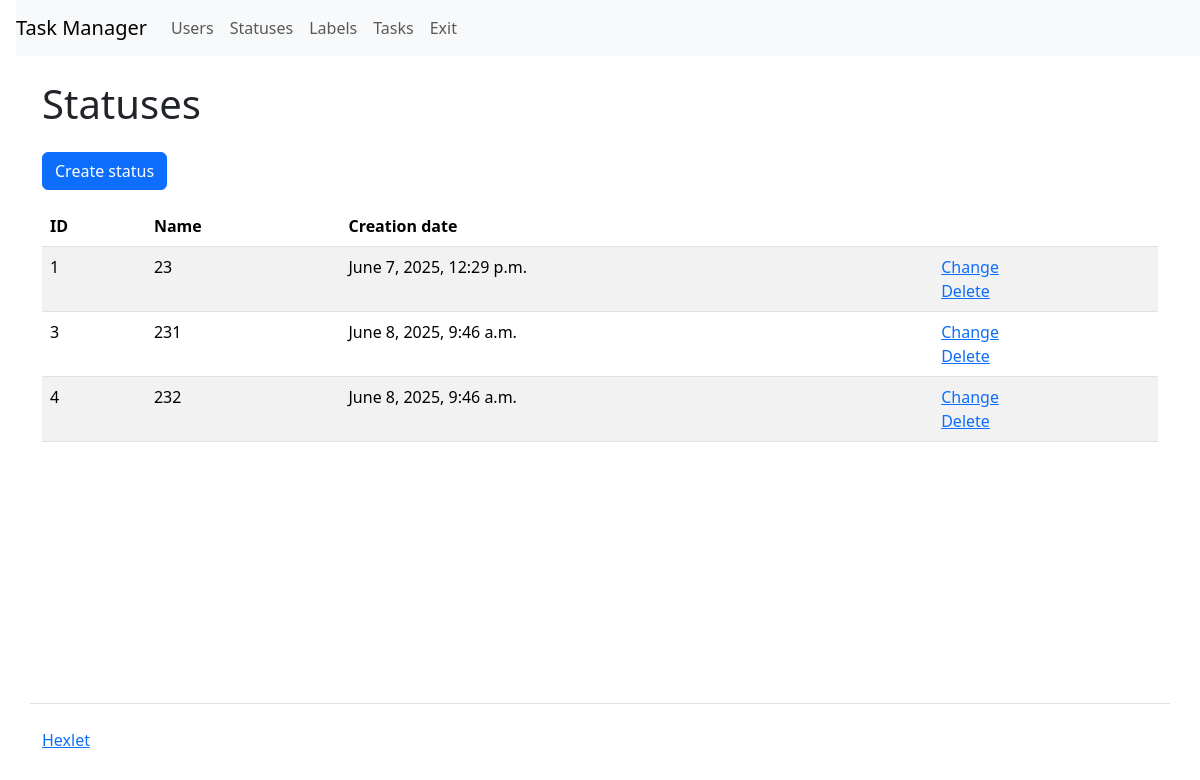
/statuses/ (signed in), run on an earlier commit of the app's database.
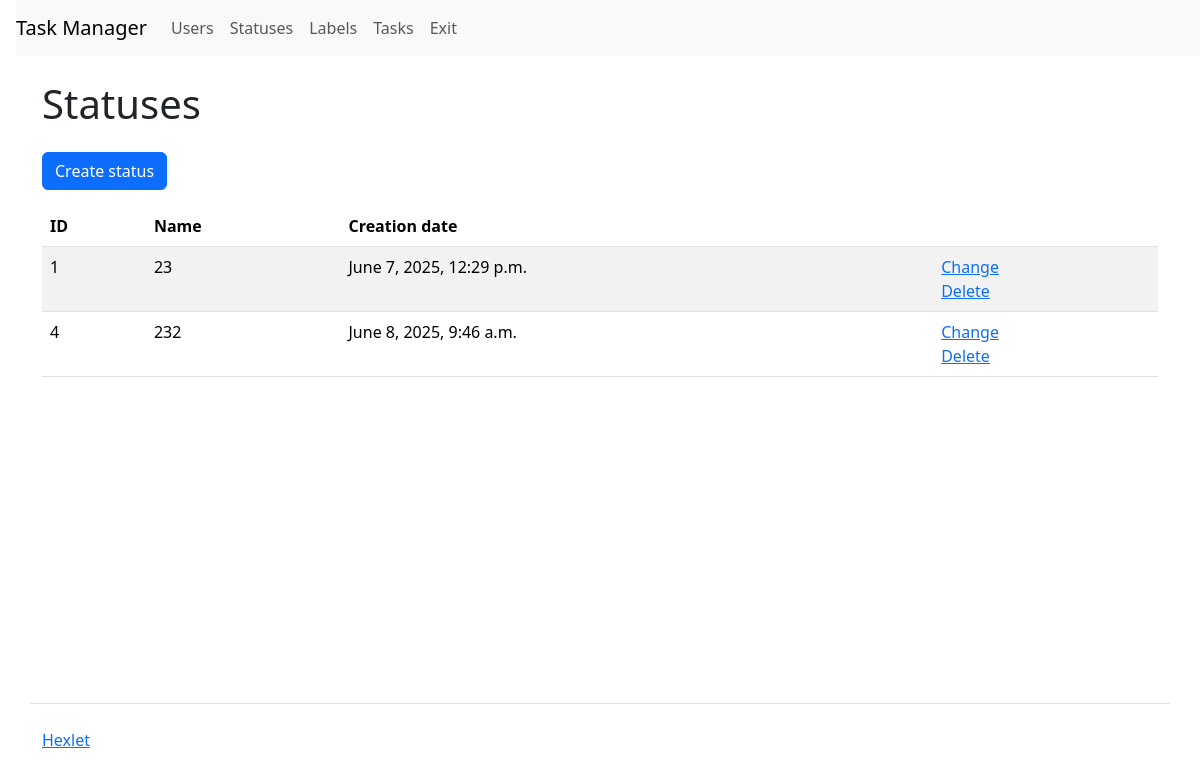
And on a later commit of the database.
### task_manager/statuses/models.py (models this page shows, shortened)
class Statuses(models.Model):
    name = models.TextField(max_length=150, verbose_name=_('Name'))
    created_at = models.DateTimeField(
        auto_now_add=True, verbose_name=_('Creation date')
        )

### task_manager/statuses/views.py (the view, shortened to what this page needs)
# urls.py: path('', views.IndexView.as_view(), name='index'),
class IndexView(LoginRequiredMixin, View):
    def dispatch(self, request, *args, **kwargs):
        return super(
            LoginRequiredMixin, self).dispatch(request, *args, **kwargs)
    def get(self, request, *args, **kwargs):
        statuses = Statuses.objects.all()
        return render(request, 'statuses/index.html', context={
           'name': _('Statuses'),
            'statuses': statuses,
        })

### task_manager/templates/statuses/index.html
{% extends "index.html" %}
{% load i18n %}
{% block context %}
<a class="btn btn-primary mb-3" href="/statuses/create/" role="button">{% translate 'Create status' %}</a>
<table class="table table-striped">
    <thead>
      <tr>
        <th>ID</th>
        <th>{% translate 'Name' %}</th>
        <th>{% translate 'Creation date' %}</th>
        <th></th>
      </tr>
    </thead>
    <tbody>
      {% if statuses %}
      {% for status in statuses %}
        <tr>
          <td>{{ status.id }}</td>
          <td>{{ status.name }}</td>
          <td>{{ status.created_at }}</td>
          <td>
            <a href="/statuses/{{ status.id }}/update/">{% translate 'Сhange' %}</a>
            <br>
            <a href="/statuses/{{ status.id }}/delete/">{% translate 'Delete' %}</a>
          </td>
        </tr>
      {% endfor %}
      {% endif %}
    </tbody>
  </table>
{% endblock %}

What changed in the data, as far as the page shows it:
removed Statuses: id "3", name "231", created_at "June 8, 2025, 9:46 a.m."
